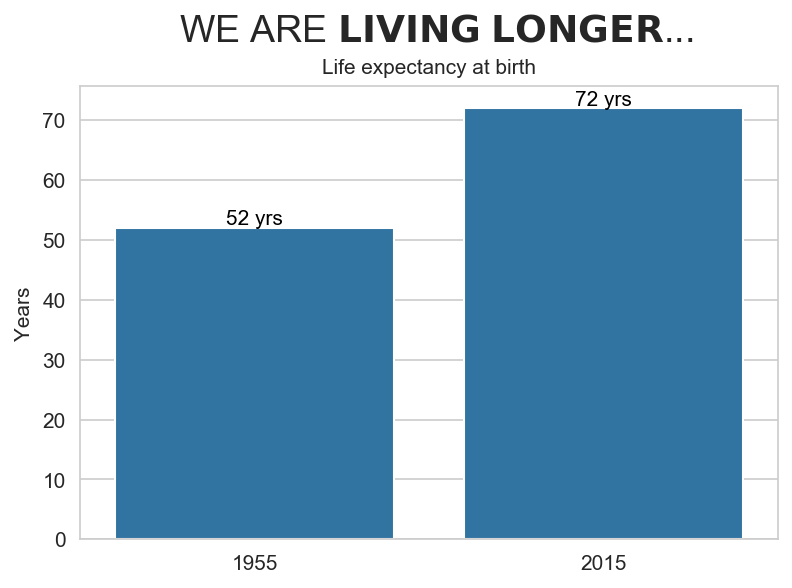

This chart was generated by the following Python code:
# %%
import pandas as pd
import numpy as np
import matplotlib.pyplot as plt
import seaborn as sns

df = pd.read_csv('data.csv')
df

# %%
sns.set_style("whitegrid")
plt.suptitle('WE ARE ' + r"$\bf{" + 'LIVING' + "}$" + ' ' + r"$\bf{" + 'LONGER' + "}$" + '...', 
    y=1, x = 0.52, fontsize=18)
plt.title('Life expectancy at birth', fontsize=10)
g = sns.barplot(data = df, x = 'year', y = 'expectancy', palette = ['#1f77b4'])
plt.ylabel('Years')

ax = plt.axes()
x_axis = ax.axes.get_xaxis()
x_label = x_axis.get_label()
x_label.set_visible(False)
# plt.xlabel('Year')

for index, row in df.iterrows():
    g.text(row.name, row.expectancy+0.5, str(row.expectancy)+' yrs', color='black', ha="center")

plt.savefig('correct.png', dpi = 150,
            bbox_inches = 'tight',
            trasparent = True)

# %%
